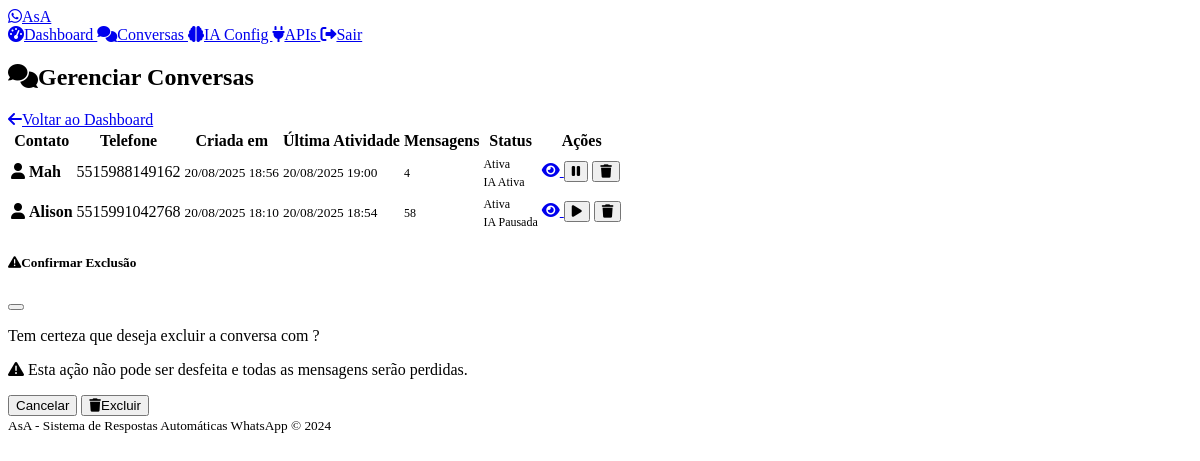
The app's page /admin/conversations (signed in), older data.
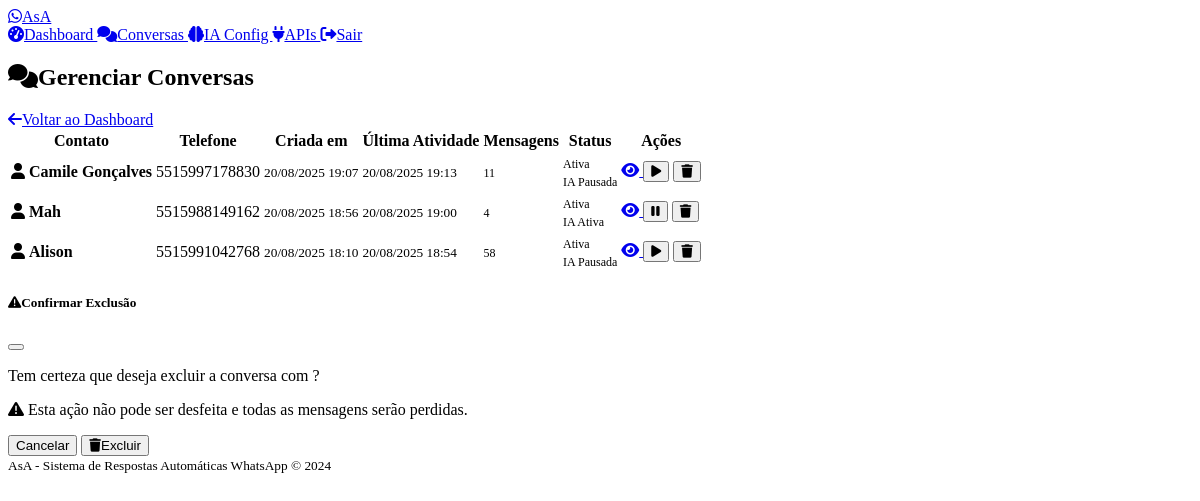
The same page, newer data.
### models.py (models this page shows)
class Conversation(db.Model):
    id = db.Column(db.Integer, primary_key=True)
    phone_number = db.Column(db.String(20), nullable=False)
    contact_name = db.Column(db.String(100))
    created_at = db.Column(db.DateTime, default=datetime.utcnow)
    updated_at = db.Column(db.DateTime, default=datetime.utcnow, onupdate=datetime.utcnow)
    is_active = db.Column(db.Boolean, default=True)
    ai_paused = db.Column(db.Boolean, default=False)  # True when human takes over
    paused_at = db.Column(db.DateTime)  # When AI was paused
    messages = db.relationship('Message', backref='conversation', lazy=True, cascade='all, delete-orphan')

### routes.py (the view)
    def decorated_function(*args, **kwargs):
        if not session.get('admin_logged_in'):
            return redirect(url_for('admin_login'))
        return f(*args, **kwargs)

### routes.py (called while the page is built)
def admin_required(f):
    def decorated_function(*args, **kwargs):
        if not session.get('admin_logged_in'):
            return redirect(url_for('admin_login'))
        return f(*args, **kwargs)
    decorated_function.__name__ = f.__name__
    return decorated_function

@app.route('/admin/conversations')
@admin_required
def admin_conversations():
    page = request.args.get('page', 1, type=int)
    conversations = Conversation.query.order_by(
        Conversation.updated_at.desc()
    ).paginate(
        page=page, per_page=20, error_out=False
    )
    return render_template('conversations.html', conversations=conversations)

@app.context_processor
def inject_admin_status():
    return {'admin_logged_in': session.get('admin_logged_in', False)}

### templates/conversations.html (shortened to what this page needs)
{% extends "base.html" %}
{% block content %}
<div class="d-flex justify-content-between align-items-center mb-4">
    <h2>
        <i class="fas fa-comments me-2"></i>Gerenciar Conversas
    </h2>
    <a href="{{ url_for('admin_dashboard') }}" class="btn btn-outline-secondary">
        <i class="fas fa-arrow-left me-2"></i>Voltar ao Dashboard
    </a>
</div>
{% if conversations.items %}
<div class="card">
    <div class="card-body">
        <div class="table-responsive">
            <table class="table table-hover">
                <thead>
                    <tr>
                        <th>Contato</th>
                        <th>Telefone</th>
                        <th>Criada em</th>
                        <th>Última Atividade</th>
                        <th>Mensagens</th>
                        <th>Status</th>
                        <th>Ações</th>
                    </tr>
                </thead>
                <tbody>
                    {% for conversation in conversations.items %}
                    <tr>
                        <td>
                            <i class="fas fa-user me-2"></i>
                            <strong>{{ conversation.contact_name or 'Sem nome' }}</strong>
                        </td>
                        <td>
                            <span class="font-monospace">{{ conversation.phone_number }}</span>
                        </td>
                        <td>
                            <small class="text-muted">
                                {{ conversation.created_at.strftime('%d/%m/%Y %H:%M') }}
                            </small>
                        </td>
                        <td>
                            <small class="text-muted">
                                {{ conversation.updated_at.strftime('%d/%m/%Y %H:%M') }}
                            </small>
                        </td>
                        <td>
                            <span class="badge bg-primary">
                                {{ conversation.messages|length }}
                            </span>
                        </td>
                        <td>
                            {% if conversation.is_active %}
                                <span class="badge bg-success">Ativa</span>
                            {% else %}
                                <span class="badge bg-secondary">Inativa</span>
                            {% endif %}
                            {% if conversation.ai_paused %}
                                <br><span class="badge bg-warning mt-1">IA Pausada</span>
                            {% else %}
                                <br><span class="badge bg-info mt-1">IA Ativa</span>
                            {% endif %}
                        </td>
                        <td>
                            <div class="btn-group" role="group">
                                <a href="{{ url_for('view_conversation', conversation_id=conversation.id) }}"
                                   class="btn btn-sm btn-outline-primary" title="Ver conversa">
                                    <i class="fas fa-eye"></i>
                                </a>
                                {% if conversation.ai_paused %}
                                    <form method="POST" action="{{ url_for('toggle_ai_for_conversation', conversation_id=conversation.id) }}"
                                          style="display: inline-block;">
                                        <button type="submit" class="btn btn-sm btn-success" title="Retomar IA">
                                            <i class="fas fa-play"></i>
                                        </button>
                                    </form>
                                {% else %}
                                    <form method="POST" action="{{ url_for('toggle_ai_for_conversation', conversation_id=conversation.id) }}"
                                          style="display: inline-block;">
                                        <button type="submit" class="btn btn-sm btn-warning" title="Pausar IA">
                                            <i class="fas fa-pause"></i>
                                        </button>
                                    </form>
                                {% endif %}
                                <button type="button" class="btn btn-sm btn-outline-danger"
                                        onclick="confirmDelete({{ conversation.id }}, '{{ conversation.contact_name or conversation.phone_number }}')"
                                        title="Excluir conversa">
                                    <i class="fas fa-trash"></i>
                                </button>
                            </div>
                        </td>
                    </tr>
                    {% endfor %}
                </tbody>
            </table>
        </div>
    </div>
</div>
{% else %}
<div class="text-center py-5">
    <i class="fas fa-comments fa-5x text-muted mb-4"></i>
    <h4>Nenhuma conversa encontrada</h4>
    <p class="text-muted">As conversas aparecerão aqui conforme os usuários interagirem com o sistema.</p>
</div>
{% endif %}
<div class="modal fade" id="deleteModal" tabindex="-1">
    <div class="modal-dialog">
        <div class="modal-content">
            <div class="modal-header">
                <h5 class="modal-title">
                    <i class="fas fa-exclamation-triangle text-warning me-2"></i>Confirmar Exclusão
                </h5>
                <button type="button" class="btn-close" data-bs-dismiss="modal"></button>
            </div>
            <div class="modal-body">
                <p>Tem certeza que deseja excluir a conversa com <strong id="contactName"></strong>?</p>
                <p class="text-danger">
                    <i class="fas fa-warning me-1"></i>
                    Esta ação não pode ser desfeita e todas as mensagens serão perdidas.
                </p>
            </div>
            <div class="modal-footer">
                <button type="button" class="btn btn-secondary" data-bs-dismiss="modal">Cancelar</button>
                <form id="deleteForm" method="POST" style="display: inline;">
                    <button type="submit" class="btn btn-danger">
                        <i class="fas fa-trash me-2"></i>Excluir
                    </button>
                </form>
            </div>
        </div>
    </div>
</div>
{% endblock %}

### templates/base.html (shortened to what this page needs)
<!DOCTYPE html>
<html lang="pt-BR" data-bs-theme="dark">
<head>
    <link href="https://cdn.replit.com/agent/bootstrap-agent-dark-theme.min.css" rel="stylesheet">
    <link rel="stylesheet" href="https://cdnjs.cloudflare.com/ajax/libs/font-awesome/6.0.0/css/all.min.css">
    <link rel="stylesheet" href="{{ url_for('static', filename='css/custom.css') }}">
</head>
<body>
    <nav class="navbar navbar-expand-lg navbar-dark bg-dark">
        <div class="container">
            <a class="navbar-brand" href="{{ url_for('index') }}">
                <i class="fab fa-whatsapp text-success me-2"></i>AsA
            </a>
            <div class="navbar-nav ms-auto">
                {% if admin_logged_in %}
                    <a class="nav-link" href="{{ url_for('admin_dashboard') }}">
                        <i class="fas fa-tachometer-alt me-1"></i>Dashboard
                    </a>
                    <a class="nav-link" href="{{ url_for('admin_conversations') }}">
                        <i class="fas fa-comments me-1"></i>Conversas
                    </a>
                    <a class="nav-link" href="{{ url_for('ai_config') }}">
                        <i class="fas fa-brain me-1"></i>IA Config
                    </a>
                    <a class="nav-link" href="{{ url_for('whatsapp_apis') }}">
                        <i class="fas fa-plug me-1"></i>APIs
                    </a>
                    <a class="nav-link" href="{{ url_for('admin_logout') }}">
                        <i class="fas fa-sign-out-alt me-1"></i>Sair
                    </a>
                {% endif %}
            </div>
        </div>
    </nav>
    <main class="container mt-4">
        {% block content %}{% endblock %}
    </main>
    <footer class="bg-dark text-center py-3 mt-5">
        <div class="container">
            <small class="text-muted">
                AsA - Sistema de Respostas Automáticas WhatsApp &copy; 2024
            </small>
        </div>
    </footer>
</body>
</html>

### static/css/custom.css (style rules this page uses)
:root { --asa-primary: #25d366; --asa-secondary: #128c7e; --asa-accent: #075e54; --asa-light: #dcf8c6; }
.badge { font-size: 0.75em; font-weight: 500; }

Row changes from the older to the newer data that the page shows:
added Conversation: contact_name "Camile Gonçalves", phone_number "5515997178830", created_at "20/08/2025 19:07", updated_at "20/08/2025 19:13", messages|length "11", is_active "Ativa", ai_paused "IA Pausada"
